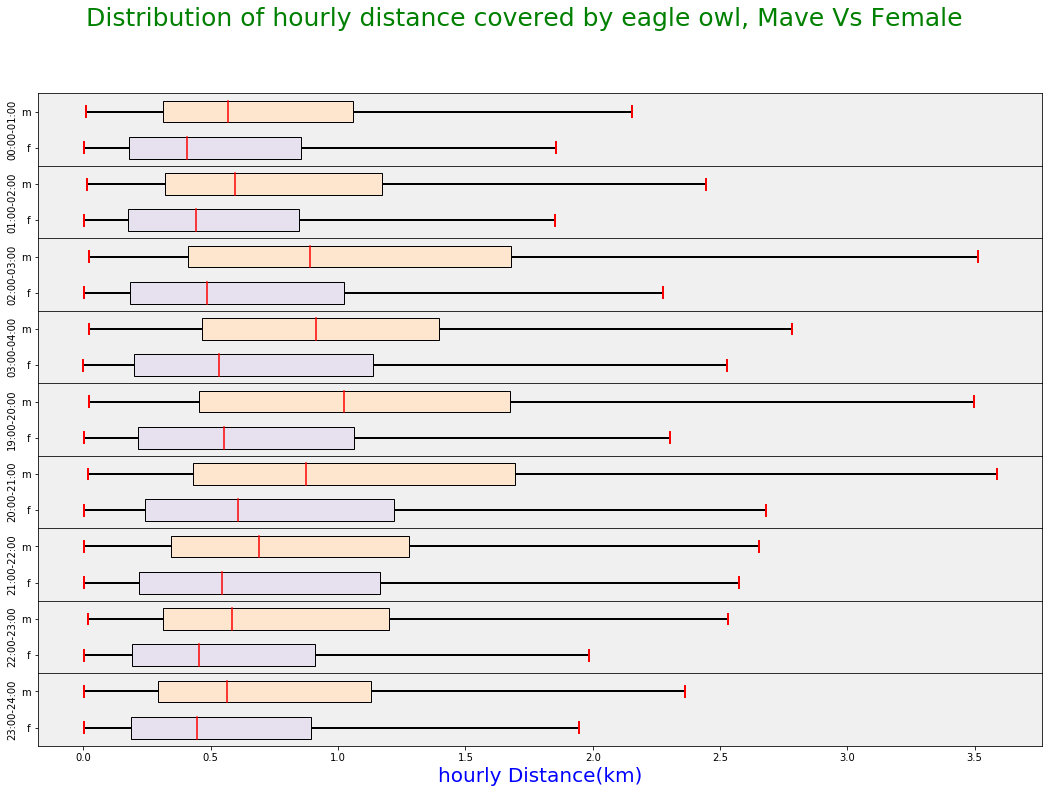

This chart was generated by the following Python code:
# -*- coding: utf-8 -*-
"""
Created on Tue Jul 14 09:23:17 2020

@author: DELL
"""


# -*- coding: utf-8 -*-
"""
Created on Mon Jul 13 14:08:39 2020

@author: DELL
"""


## Create data
import os
import numpy as np
import matplotlib.pyplot as plt
import pandas as pd
from matplotlib import rcParams as rcParams
#Open csv file
dailyData=pd.read_csv(r"C:\Users\DELL\Documents\GitHub\Project\PIG_FinalProject\summaryCSVs\hourlyDistances.csv")
dailyData['kilometers']=dailyData['Distance']/1000
#get unique values for hour
condition=(dailyData['Hour']< 4) | (dailyData['Hour']>18)
dailyData=dailyData.loc[condition]
dailyData=dailyData[dailyData['kilometers']>0]
hours=dailyData.loc[condition]['Hour'].unique()
hours.sort()
#Get hour interval from integer digits
get_hour={0:"00:00-01:00",1:"01:00-02:00",2:"02:00-03:00",3:"03:00-04:00",4:"04:00-05:00",5:"05:00-06:00",6:"06:00-07:00",7:"07:00-08:00",8:"08:00-09:00",9:"09:00-10:00",10:"10:00-11:00",11:"11:00-12:00",12:"12:00-13:00",13:"13:00-14:00",14:"14:00-15:00",15:"15:00-16:00",16:"16:00-17:00",17:"17:00-18:00",18:"18:00-19:00",19:"19:00-20:00",20:"20:00-21:00",21:"21:00-22:00",22:"22:00-23:00",23:"23:00-24:00"}


genders=["f","m"]
get_gender={"m":"male owl","f":"female owl"}
#Create dictionary to  store hourly male and female plot
hourlyDict={}
for hour in hours:
    hourlyData=dailyData[dailyData['Hour']==hour]
    thisHourArray=[]
    for gender in genders:
        thisHourArray.append(hourlyData[hourlyData['Gender']==gender]['kilometers'])
    hourdict={hour:thisHourArray}
    hourlyDict.update(hourdict)
    
i=0
nrows=len(hourlyDict)


# Create a figure instance
fig,axarr = plt.subplots(nrows=nrows,ncols=1,constrained_layout=False,figsize=( nrows*2,12),sharex=True,gridspec_kw = {'wspace':0, 'hspace':0})


for hour in hourlyDict.keys():
    ax=axarr[i]
    ax.set_facecolor("#f0f0f0")
    thisData=hourlyDict.get(hour)
    ## add patch_artist=True option to ax.boxplot() 
    ## to get fill color
    bp = ax.boxplot(thisData,vert=False,showfliers=False,patch_artist=True, widths=0.6)
    
    ## change outline color, fill color and linewidth of the boxes
    for box in bp['boxes']:
        # change outline color
        box.set( color='black', linewidth=1, alpha=1)
    
    
        # fill with colors
    colors = ['#e7e1ef', '#fee6ce']
    for patch, color in zip(bp['boxes'], colors):
        patch.set_facecolor(color)
    
    ## change color and linewidth of the whiskers
    for whisker in bp['whiskers']:
        whisker.set(color='black', linewidth=2)
    
    ## change color and linewidth of the caps
    for cap in bp['caps']:
        cap.set(color='red', linewidth=2)
    
    ## change color and linewidth of the medians
    for median in bp['medians']:
        median.set(color='red', linewidth=1.5)
    
    ## change the style of fliers and their fill
    for flier in bp['fliers']:
        flier.set(marker='o', markerfacecolor='red', markeredgecolor="red", alpha=0.5,markersize=1)
    
    ## Remove top axes and right axes ticks
    ax.get_xaxis().tick_bottom()
    ax.get_yaxis().tick_left()
    #ax.set_xlabel('Distance(km)',fontdict={'fontsize':15,'color':'#de2d26'})
    ax.set(yticklabels=genders, ylabel=get_hour.get(hour))
    #ax.set_ylabel(get_hour.get(hour),fontdict={'fontsize':15,'color':'#de2d26'})
    #ax.set_title('Distribution of hourly distance covered by eagle owl',fontdict={'fontsize':20,'fontweight':0,'color' :'blue','verticalalignment':'baseline'})
    i+=1

#Add axes to the plot
plt.xlabel("hourly Distance(km)",fontdict={'fontsize':20,'fontweight':0,'color' :'blue'})
fig.suptitle('Distribution of hourly distance covered by eagle owl, Mave Vs Female',fontsize=25,color="green")

# Save the figure
fig.savefig('fig1.png', bbox_inches='tight')
